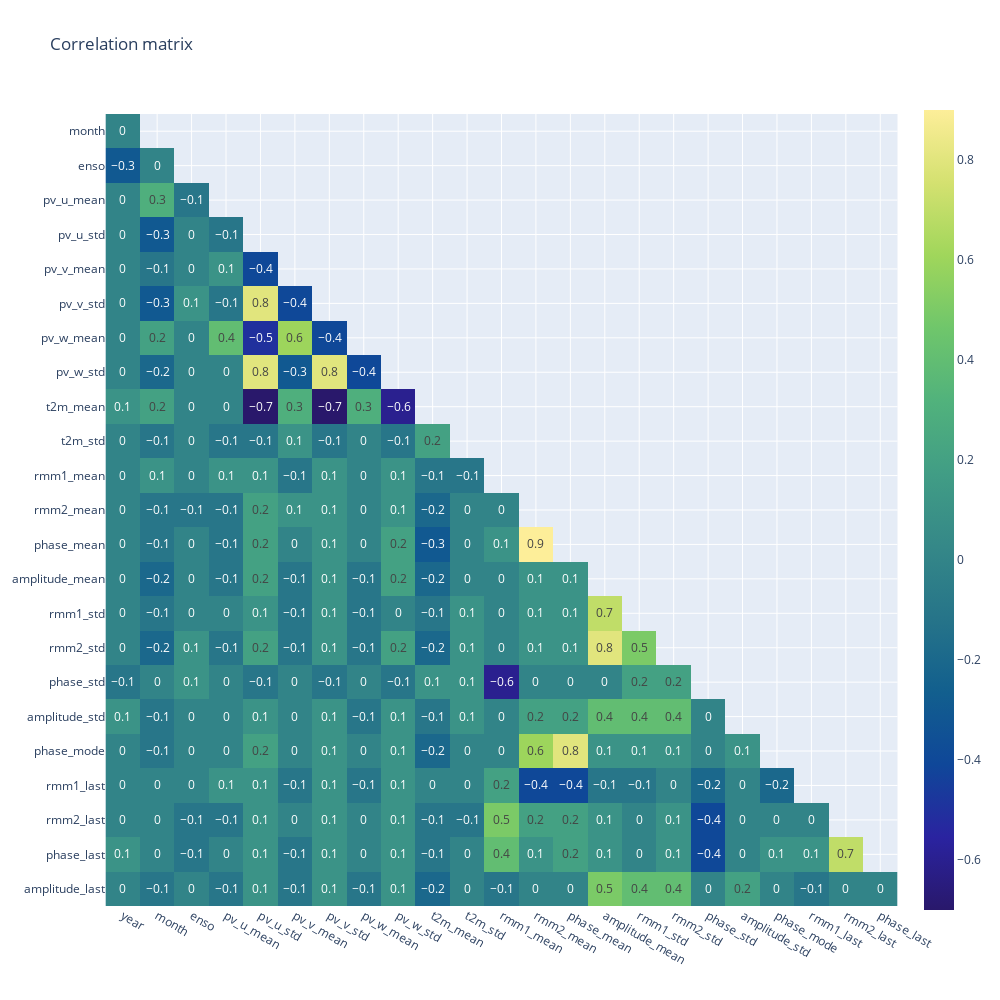

Notebook code for this chart:
### Code cell
# Correlation
df_corr = df.corr().round(1)

# Mask to matrix
mask = np.zeros_like(df_corr, dtype=bool)
mask[np.triu_indices_from(mask)] = True

# Viz
df_corr_viz = df_corr.mask(mask).dropna(how='all').dropna('columns', how='all')

fig = px.imshow(

    df_corr_viz,
    text_auto=True,
    color_continuous_scale = plt_style_c,

    title = "Correlation matrix",
    width = 1000,
    height = 1000,
    )

fig.show()

### Figure 1 — Plotly figure (JSON) as saved in the notebook; plotly's stock layout.template omitted (floating-point values rounded to 4 significant figures; data arrays with more than 128 entries replaced by an {"elided": "..."} marker saying what was removed)
{"data": [{"coloraxis": "coloraxis", "hovertemplate": "x: %{x}<br>y: %{y}<br>color: %{z}<extra></extra>", "name": "0", "texttemplate": "%{z}", "type": "heatmap", "x": ["year", "month", "enso", "pv_u_mean", "pv_u_std", "pv_v_mean", "pv_v_std", "pv_w_mean", "pv_w_std", "t2m_mean", "t2m_std", "rmm1_mean", "rmm2_mean", "phase_mean", "amplitude_mean", "rmm1_std", "rmm2_std", "phase_std", "amplitude_std", "phase_mode", "rmm1_last", "rmm2_last", "phase_last"], "xaxis": "x", "y": ["month", "enso", "pv_u_mean", "pv_u_std", "pv_v_mean", "pv_v_std", "pv_w_mean", "pv_w_std", "t2m_mean", "t2m_std", "rmm1_mean", "rmm2_mean", "phase_mean", "amplitude_mean", "rmm1_std", "rmm2_std", "phase_std", "amplitude_std", "phase_mode", "rmm1_last", "rmm2_last", "phase_last", "amplitude_last"], "yaxis": "y", "z": {"elided": "23x23 float values"}}], "layout": {"coloraxis": {"colorscale": [[0, "rgb(41, 24, 107)"], [0.09091, "rgb(42, 35, 160)"], [0.1818, "rgb(15, 71, 153)"], [0.2727, "rgb(18, 95, 142)"], [0.3636, "rgb(38, 116, 137)"], [0.4545, "rgb(53, 136, 136)"], [0.5455, "rgb(65, 157, 133)"], [0.6364, "rgb(81, 178, 124)"], [0.7273, "rgb(111, 198, 107)"], [0.8182, "rgb(160, 214, 91)"], [0.9091, "rgb(212, 225, 112)"], [1, "rgb(253, 238, 153)"]]}, "height": 1000, "title": {"text": "Correlation matrix"}, "width": 1000, "xaxis": {"anchor": "y", "constrain": "domain", "domain": [0, 1], "scaleanchor": "y"}, "yaxis": {"anchor": "x", "autorange": "reversed", "constrain": "domain", "domain": [0, 1]}}}
